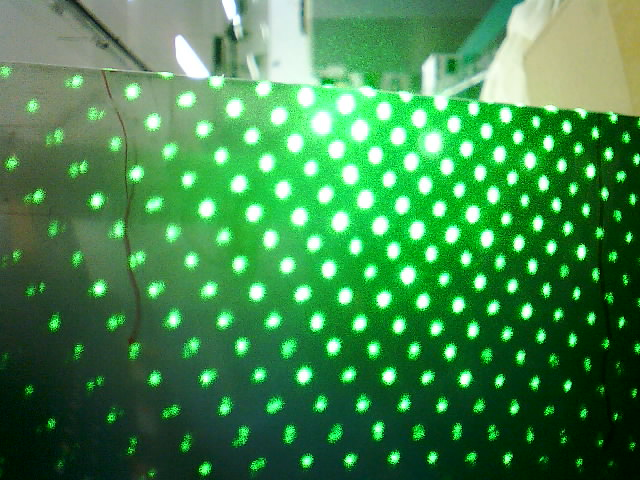
#> input picture Point_Stiching/test/test1.png, 640 x 480 px
$ python develop.py
#> lines starting #> are read from the running program, lines starting #| are printed output that depends on the picture; after the words box and inside, x2 and y2 are one past the last pixel; in counts of white or black regions, pixels touching at a corner belong together
### Point_Stiching/utils.py
# -*- coding: UTF-8 -*-

import os
import sys
import cv2
import math
import numpy as np
from matplotlib import pyplot as plt
from skimage.measure import label, regionprops


def sort_points(center, points) -> list:
    if len(points) == 0: return points
    sorted_points, dists = [], []

    for point in points:
        dists.append((point[0]-center[0])**2+(point[1]-center[1])**2)
    sorted_index = np.argsort(dists)

    points = np.array(points)[sorted_index] # Sort the point array

    return points.tolist()


def get_angle(center, point) -> float:
    """
    0 -> 360
    """
    x0, y0 = center[0], center[1]
    x1, y1 = point[0], point[1]
    if y0 == y1 and x1 >= x0: return 0.0

    length = math.sqrt((x1-x0)**2+(y1-y0)**2)

    cos_value = (x1-x0) / length
    value = math.acos(cos_value)/math.pi * 180

    if y1 > y0: return value
    else: return 360.0 - value

"""
def get_image_angle(center, point) -> float:
    '''
    0 -> 180
    '''
    x0, y0 = center[0], center[1]
    x1, y1 = point[0], point[1]
    if y0 == y1: return 0.0

    y0, y1 = -y0, -y1
    length = math.sqrt((x1-x0)**2+(y1-y0)**2)

    cos_value = abs(x1-x0) / length
    value = math.acos(cos_value)/math.pi * 180

    return value
"""

def get_image_angle(center, point) -> float:
    return get_angle(center, point)


def is_same_dir(angle1, angle2, max_offset) -> bool:
    angle_offset = abs(angle1 - angle2)
    if angle_offset < max_offset:
        return True
    elif angle_offset > 180-max_offset and angle_offset < 180+max_offset:
        return True
    elif min(angle1, angle2) < max_offset and abs(360-max(angle1, angle2)-min(angle1, angle2)) < max_offset:
        return True
    else:
        return False


def create_background(shape, save_name="background.png"):
    img = np.zeros(shape, dtype=np.uint8)
    cv2.imwrite(save_name, img)


# [16 lines left out: function image_diff, not called in this run]


# [5 lines that do not run on import are left out]


### Point_Stiching/develop.py
# -*- coding: UTF-8 -*-

import os
import sys
import cv2
import math
import time
import numpy as np
from matplotlib import pyplot as plt
from skimage.measure import label, regionprops

from utils import *
from cross import get_cross


POINTS = {}


def display_index(img, color=(0,0,255), size=0.6, thickness=2):
    if img.shape[-1] > 4: img = cv2.cvtColor(img, cv2.COLOR_GRAY2BGR)

    font = cv2.FONT_HERSHEY_SIMPLEX
    for pos in POINTS:
        elem = POINTS[pos]
        point = (int(pos[0]), int(pos[1]))
        index = elem["index"]
        # img = cv2.circle(img, point, radius, color, thickness)
        img = cv2.putText(img, str(index), point, font, size, color, thickness)
    plt.imshow(img), plt.title("Image Indexing Result")
    plt.show()

    return img


def extract_points(img, thresh=220, min_rad=15, max_rad=80):
    """Binarize the input image and extract the points

    Args:
        img: Input grayscale image
        thresh: Thesholding value for the image binarization
        min_rad: Minimum point radius
        max_rad: Maximum point radius

    Returns:
        img_points: Binarized image contains the points
        points: List of centroid points

    """
    img = cv2.GaussianBlur(img,(5,5),0)
    thres,img_points = cv2.threshold(img,thresh,255,cv2.THRESH_BINARY)

    # Create the region proposal mask and filter out the curve
    label_mask = label(img_points, connectivity = 2)
    properties = regionprops(label_mask)

    points = []
    for prop in properties:
        diameter = prop.equivalent_diameter
        if diameter < min_rad or diameter > max_rad:
            img_points[label_mask==prop.label] = 0
        else: points.append((prop.centroid[1], prop.centroid[0]))

    '''
    plt.subplot(1,2,1), plt.imshow(img_points, cmap="gray"), plt.title("Point Image")
    plt.subplot(1,2,2), plt.imshow(img_cross, cmap="gray"), plt.title("Cross Image")
    plt.show()
    '''
    return img_points, points


def get_hor_len(point1, point2):
    # x1, y1 = point1
    # x2, y2 = point2
    # return math.sqrt((x2-x1)**2+(y2-y1)**2)
    return abs(point2[0]-point1[0])


def get_ver_len(point1, point2):
    # x1, y1 = point1
    # x2, y2 = point2
    # return math.sqrt((x2-x1)**2+(y2-y1)**2)
    return abs(point2[1]-point1[1])


def register(point,
             row,
             col,
             previous=None,
             hor_angle=0,
             ver_angle=0,
             hor_len=0,
             ver_len=0):

    point_elem = {
        "from": previous,
        "index": (row, col),
        "hor_angle": hor_angle,
        "ver_angle": ver_angle,
        "hor_len": hor_len,
        "ver_len":ver_len
    }

    index = (point[0], point[1])
    POINTS[index] = point_elem


def update_information(center,
                       point,
                       row,
                       col,
                       hor_angle,
                       ver_angle,
                       hor_len,
                       ver_len,
                       dir="horizontal"):
    """ Update the information for the next search_surround

    Args:
        center: center point
        point: reference point
        row: row index of the center point
        col: column index of the center point
        hor_len: horizontal length from the previous
        ver_len: vertical length from the previous

    Returns:
        row: row index
        col: column index
        hor_angle: updated horizontal angle
        ver_angle: updated vertical angle
        hor_len: updated horizontal length
        ver_len: updated vertical length

    Raises:
        ValueError

    """
    x0, y0 = center
    x1, y1 = point

    if dir == "horizontal":
        hor_len = get_hor_len(center, point)
        hor_angle = get_image_angle(center, point)

        if x1 > x0: col += 1
        elif x1 < x0: col -= 1

    elif dir == "vertical":
        ver_len = get_ver_len(center, point)
        ver_angle = get_image_angle(center, point)

        if y1 > y0: row -= 1
        elif y1 < y0: row += 1
    else:
        raise ValueError("Invalid direction value.")

    return row, col, hor_angle, ver_angle, hor_len, ver_len


def search_surround(input_points,
                    center,
                    row,
                    col,
                    hor_angle,
                    ver_angle,
                    hor_len,
                    ver_len,
                    max_angle_shift=10,
                    max_hor_ratio=1.5,
                    max_ver_ratio=1.5):

    if len(input_points) == 0 or center is None: return
    points = input_points.copy()
    points = sort_points(center, points)

    x0, y0 = center
    for i, pt in enumerate(points[:8]):
        x1, y1 = pt

        # Filter out the identical points
        if abs(x1-x0)<0.0001 and abs(y1-y0)<0.0001:
            continue

        # Calculate the angle shift
        cur_angle = get_image_angle(center, pt)

        if is_same_dir(hor_angle, cur_angle, max_angle_shift) \
                and max(get_hor_len(center,pt),hor_len)/min(get_hor_len(center,pt),hor_len)<max_hor_ratio:

            # [5 lines of commented-out code are left out]

            if (pt[0], pt[1]) not in POINTS:
                nrow, ncol, nhor_angle, nver_angle, nhor_len, nver_len = update_information(center, pt, row, col,
                                        hor_angle, ver_angle, hor_len, ver_len, dir="horizontal")
                register(pt, nrow, ncol, (row, col), hor_angle, ver_angle)
                search_surround(points, pt, nrow, ncol, nhor_angle, nver_angle, nhor_len, nver_len)

        elif is_same_dir(ver_angle, cur_angle, max_angle_shift) \
                and max(get_ver_len(center,pt),ver_len)/min(get_ver_len(center,pt),ver_len)<max_ver_ratio:

            if (pt[0], pt[1]) not in POINTS:
                nrow, ncol, nhor_angle, nver_angle, nhor_len, nver_len = update_information(center, pt, row, col,
                                        hor_angle, ver_angle, hor_len, ver_len, dir="vertical")
                register(pt, nrow, ncol, (row, col), hor_angle, ver_angle)
                search_surround(points, pt, nrow, ncol, nhor_angle, nver_angle, nhor_len, nver_len)
    return


def index_coordinate(points,
                     center,
                     hor_anchor=None,
                     ver_anchor=None,
                     max_angle_shift=10,
                     max_hor_ratio=1.5,
                     max_ver_ratio=1.5,
                     start_factor=1.2):

    # 1. Get the closest point as the anchor
    points = sort_points(center, points)
    if len(points) == 0: return # Case when there is no point inside this coordinate

    anchor = points[0]
    register(anchor, row=0, col=0)

    # 2. Register the horizontal and vertical anchors
    if len(points) == 1: return # Case when there is only one point inside this coordinate
    points = points[1:]

    if hor_anchor is None:
        print("Warning: The horizontal anchor point has not been set, this may cause fatal stiching error to the final result!")

        hor_index = -1
        for i, pt in enumerate(points[:8]):
            pt_angle = get_image_angle(anchor, pt)

            if abs(pt_angle) < max_angle_shift*start_factor:
                hor_angle = pt_angle
                hor_anchor = pt
                hor_len = get_hor_len(anchor, hor_anchor)
                hor_index = i
                break

        if hor_index >= 0:
            del points[hor_index]
        else:
            raise Exception("Could not find the horizontal anchor automatically.")

    else:
        hor_index = 0
        local_dist = 100000
        for i, pt in enumerate(points[:8]):
            # Find the centroid closest to the horizontal anchor point, and update the horizontal anchor
            if get_hor_len(hor_anchor, pt) < local_dist:
                local_dist = get_hor_len(hor_anchor, pt)
                hor_index = i

        hor_anchor = points[hor_index]
        hor_angle = get_image_angle(anchor, hor_anchor)
        hor_len = get_hor_len(anchor, hor_anchor)
        del points[hor_index]

    # Register the horizontal anchor
    if hor_anchor[0] > anchor[0]:
        hor_anchor_col = 1
    else:
        hor_anchor_col = -1
    register(hor_anchor, row=0, col=hor_anchor_col, previous=(0,0))

    if ver_anchor is None:
        print("Warning: The vertical anchor point has not been set, this may cause fatal stiching error to the final result!")

        ver_index = -1
        for i, pt in enumerate(points[:8]):
            pt_angle = get_image_angle(anchor, pt)

            min_ver_angle = 90.0 - max_angle_shift*start_factor
            max_ver_angle = 90.0 + max_angle_shift*start_factor
            if abs(pt_angle) > 90.0 - max_angle_shift*start_factor:
                ver_angle = pt_angle
                ver_anchor = pt
                ver_len = get_ver_len(anchor, ver_anchor)
                ver_index = i
                break

        if ver_index >= 0:
            del points[ver_index]
        else:
            raise Exception("Could not find the vertical anchor automatically.")

    else:
        ver_index = 0
        local_dist = 100000
        for i, pt in enumerate(points[:8]):
            # Find the centroid closest to the vertical anchor point, and update the vertical anchor
            if get_ver_len(ver_anchor, pt) < local_dist:
                local_dist = get_ver_len(ver_anchor, pt)
                ver_index = i

        ver_anchor = points[ver_index]
        ver_angle = get_image_angle(anchor, ver_anchor)
        ver_len = get_ver_len(anchor, ver_anchor)
        del points[ver_index]

    # Register the vertical anchor
    if ver_anchor[1] > anchor[1]:
        ver_anchor_row = -1
    else:
        ver_anchor_row = 1
    register(ver_anchor, row=ver_anchor_row, col=0, previous=(0,0))

    if hor_anchor is None and ver_anchor is None: return # Case when the horizontal and vertical anchors cannot be found

    pts_for_hor = points
    pts_for_ver = points.copy()

    search_surround(points, hor_anchor, 0, hor_anchor_col, hor_angle, ver_angle, hor_len, ver_len,
                    max_angle_shift, max_hor_ratio, max_ver_ratio)
    search_surround(points, ver_anchor, ver_anchor_row, 0, hor_angle, ver_angle, hor_len, ver_len,
                    max_angle_shift, max_hor_ratio, max_ver_ratio)

    # print(anchor, hor_anchor, ver_anchor)
    # plt.imshow(cur_points, cmap="gray"), plt.show()


def index_image(img,
                center,
                hor_anchor=None,
                ver_anchor=None,
                thresh=210,
                min_rad=15,
                max_rad=60,
                max_angle_shift=20,
                max_hor_ratio=1.5,
                max_ver_ratio=1.5,
                start_factor=1.2):

    img_points, points = extract_points(img, thresh, min_rad, max_rad)
    # plt.imshow(img_points, cmap="gray"), plt.show()

    index_coordinate(points, center, hor_anchor, ver_anchor, max_angle_shift,
                        max_hor_ratio, max_ver_ratio, start_factor)

    # [7 lines of commented-out code are left out]


if __name__ == "__main__":
    img_file = "./test/test1.png"
    center = (300,216)
    hor_anchor = (326,194)
    ver_anchor = (283,191)

    img = cv2.imread(img_file, cv2.IMREAD_GRAYSCALE)
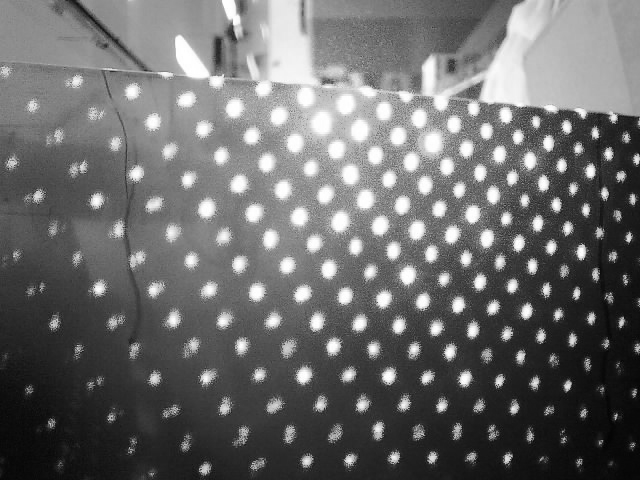
#> img: shape (480, 640); min 1, max 255, mean 107

    start = time.time()
    index_image(img, center, hor_anchor, ver_anchor, thresh=180, min_rad=1, max_rad=35)
#> in extract_points, `thres,img_points = cv2.threshold(img,thresh,255,cv2.THRESH_BINARY)`:
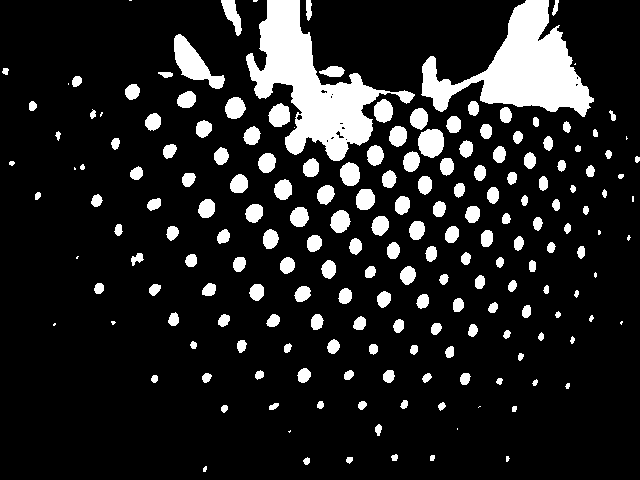
#> img_points: shape (480, 640); 13.6% white; 191 white regions (21 under 20 px)
#> in extract_points, `thres,img_points = cv2.threshold(img,thresh,255,cv2.THRESH_BINARY)`: thres = 180
#> in extract_points, `label_mask = label(img_points, connectivity = 2)`:
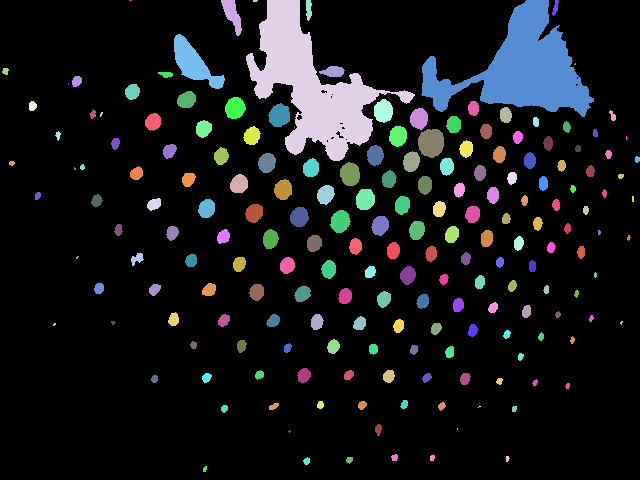
#> label_mask: shape (480, 640) int64; 192 distinct labels, from 0 to 191; one colour per label, 0 black
#> in extract_points, `properties = regionprops(label_mask)`: properties = 191 regions; largest, box (x1, y1, x2, y2) and area: (246, 0, 415, 161) 9584, (421, 0, 594, 117) 8807, (174, 34, 225, 89) 1166, (418, 129, 444, 158) 606, (268, 103, 290, 127) 394
#> the loop in extract_points, `for prop in properties:` made 191 passes
#> diameter on passes 1 to 3: 1.95, 21.7, 3.39
#> after the loop in extract_points, `for prop in properties:`:
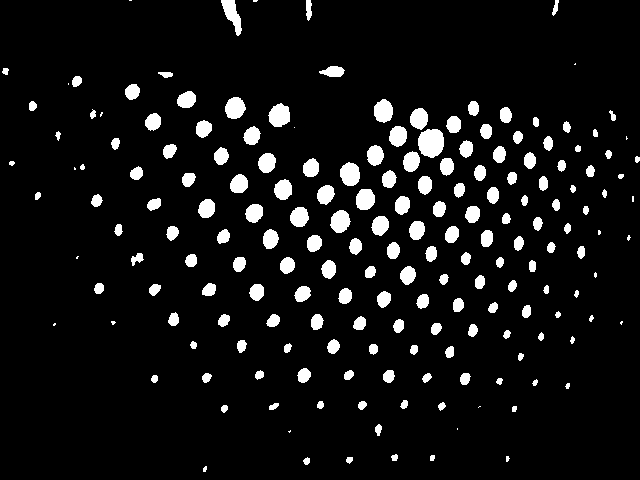
#> img_points: shape (480, 640); 7.3% white; 188 white regions (21 under 20 px), largest, box (x1, y1, x2, y2) and area: (418, 129, 444, 158) 606, (268, 103, 290, 127) 394, (340, 162, 360, 186) 376
#> after the loop in extract_points, `for prop in properties:`: points = 188 pairs, first value 5.08 to 636.9, second value 0 to 468.6
#> the loop in sort_points, `for point in points:` made 188 passes
#> point on passes 1 to 3: (130, 0), (232, 14.23), (254.8, 0.444)
#> after the loop in sort_points, `for point in points:`: dists = 188 values, max 116729.9 at index 49, min 1.35 at index 86, mean 43403.8
#> in sort_points, `sorted_index = np.argsort(dists)`: sorted_index = 188 values, max 187 at index 154, min 0 at index 156, mean 93.5
#> in index_coordinate, `anchor = points[0]`: anchor = [299, 216.6]
#> in register, `index = (point[0], point[1])`: index = (299, 216.6)
#> in index_coordinate, `points = points[1:]`: points = 187 pairs, first value 5.08 to 636.9, second value 0 to 468.6
#> the loop in index_coordinate, `for i, pt in enumerate(points[:8]):` made 8 passes
#> (pt, local_dist, hor_index) on passes 1, 3: ([313.8, 242.9], 12.19, 0), ([325.2, 194.1], 0.764, 2)
#> after the loop in index_coordinate, `for i, pt in enumerate(points[:8]):`: hor_index = 2; local_dist = 0.764
#> in index_coordinate, `hor_anchor = points[hor_index]`: hor_anchor = [325.2, 194.1]
#> in get_angle, `x0, y0 = center[0], center[1]`: x0 = 299; y0 = 216.6
#> in get_angle, `x1, y1 = point[0], point[1]`: x1 = 325.2; y1 = 194.1
#> in get_angle, `length = math.sqrt((x1-x0)**2+(y1-y0)**2)`: length = 34.53
#> in get_angle, `cos_value = (x1-x0) / length`: cos_value = 0.76
#> in get_angle, `value = math.acos(cos_value)/math.pi * 180`: value = 40.53
#> in index_coordinate, `hor_angle = get_image_angle(anchor, hor_anchor)`: hor_angle = 319.5
#> in index_coordinate, `hor_len = get_hor_len(anchor, hor_anchor)`: hor_len = 26.24
#> the loop in index_coordinate, `for i, pt in enumerate(points[:8]):` made 8 passes
#> (pt, local_dist, ver_index) on passes 1 to 2: ([313.8, 242.9], 51.87, 0), ([282.8, 189.2], 1.78, 1)
#> after the loop in index_coordinate, `for i, pt in enumerate(points[:8]):`: local_dist = 1.78; ver_index = 1
#> in index_coordinate, `ver_anchor = points[ver_index]`: ver_anchor = [282.8, 189.2]
#> in index_coordinate, `ver_angle = get_image_angle(anchor, ver_anchor)`: ver_angle = 239.4
#> in index_coordinate, `ver_len = get_ver_len(anchor, ver_anchor)`: ver_len = 27.36
#> in index_coordinate, `pts_for_hor = points`: pts_for_hor = 185 pairs, first value 5.08 to 636.9, second value 0 to 468.6
#> in index_coordinate, `pts_for_ver = points.copy()`: pts_for_ver has the same summary as pts_for_hor
#> in search_surround, `points = input_points.copy()`: points has the same summary as pts_for_hor in index_coordinate
#> the loop in sort_points (call 2), `for point in points:` made 185 passes
#> point on passes 1 to 3: [313.8, 242.9], [270.1, 238.7], [339.8, 221]
#> in search_surround, `x0, y0 = center`: x0 = 325.2; y0 = 194.1
#> the loop in search_surround, `for i, pt in enumerate(points[:8]):` made 8 passes
#> pt on pass 2: [339.8, 221]
    period = time.time() - start
    #print("The running time is %s.", period)

    display_index(img, size=0.25, color=(0,0,255), thickness=1)
#> the loop in display_index, `for pos in POINTS:` made 175 passes
#> after the loop in display_index, `for pos in POINTS:`:
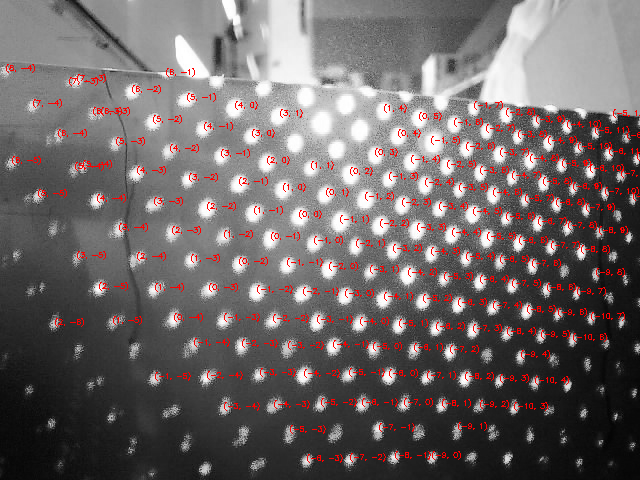
#> img: shape (480, 640, 3); mean B, G, R 103.4, 103.4, 111.1

    for index in POINTS:
        if POINTS[index]["index"] == (-3,0):
            print(index, POINTS[index])
            print()
#> this loop made 175 passes
#> (printed output is left out)
